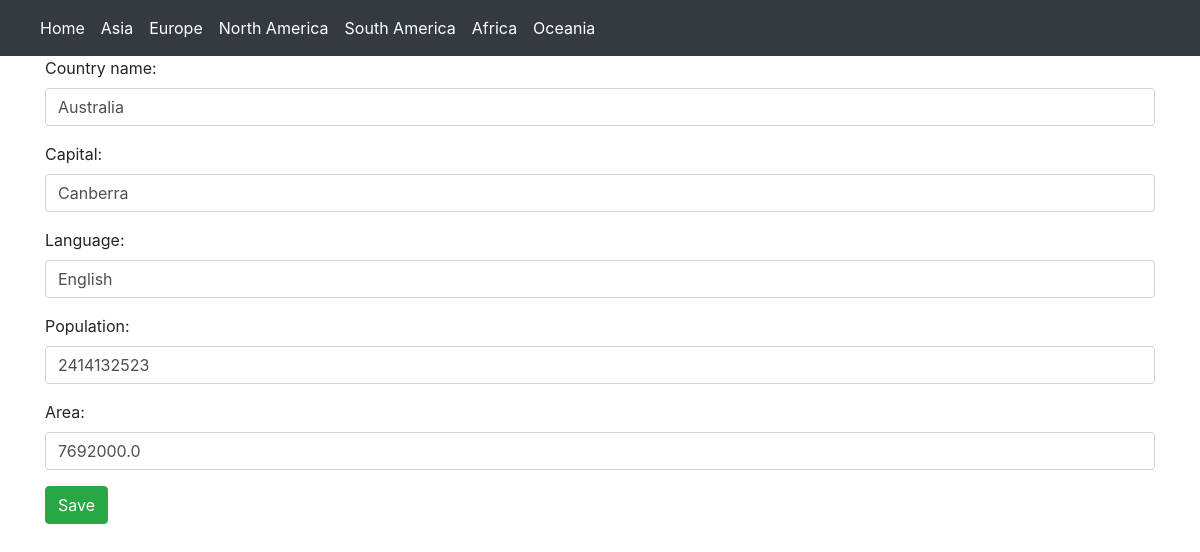
The page /update/8 on the database its author committed.
### regions/models.py (models this page shows, shortened)
class Country(models.Model):
    continent = models.ForeignKey(Continent, null=True, on_delete=models.CASCADE)
    name = models.CharField(max_length=100, null=True)
    capital = models.CharField(max_length=100, null=True)
    language = models.CharField(max_length=100, null=True)
    population = models.IntegerField(null=True)
    area = models.FloatField(null=True)

### regions/views.py (the view, shortened to what this page needs)
# urls.py: path('update/<int:pk>', update, name="country_update"),
def update(request, pk):
    try:
        c = Country.objects.get(id=pk)
    except Country.DoesNotExist:
        return redirect('home')
    return render(request, 'create.html', {'c': c})

### regions/templates/create.html (shortened to what this page needs)
{% extends 'base.html' %}
{% block content %}
    <div class="container">
        <form action="{% if c %}{% url "country_update" c.id %}{% else %}{% url "country_create" %}{% endif %}"
              method="post">
            <div class="form-group">
                <label for="id_name">Country name:</label>
                <input id="id_name" type="text" name="name" value="{{ c.name }}" class="form-control">
            </div>
            <div class="form-group">
                <label for="id_capital">Capital:</label>
                <input type="text" name="capital" value="{{ c.capital }}" id="id_capital" class="form-control">
            </div>
            <div class="form-group">
                <label for="id_language">Language:</label>
                <input type="text" name="language" value="{{ c.language }}" id="id_language"  class="form-control">
            </div>
            <div class="form-group">
                <label for="id_population">Population:</label>
                <input type="text" name="population" value="{{ c.population }}" id="id_population"  class="form-control">
            </div>
            <div class="form-group">
                <label for="id_area">Area:</label>
                <input type="text" name="area" value="{{ c.area }}" id="id_area"  class="form-control">
            </div>
            <button type="submit" class="btn btn-success">Save</button>
        </form>
    </div>
{% endblock %}

### rows shown on the page
Country: name "Australia", capital "Canberra", language "English", population "2414132523", area "7692000.0"
